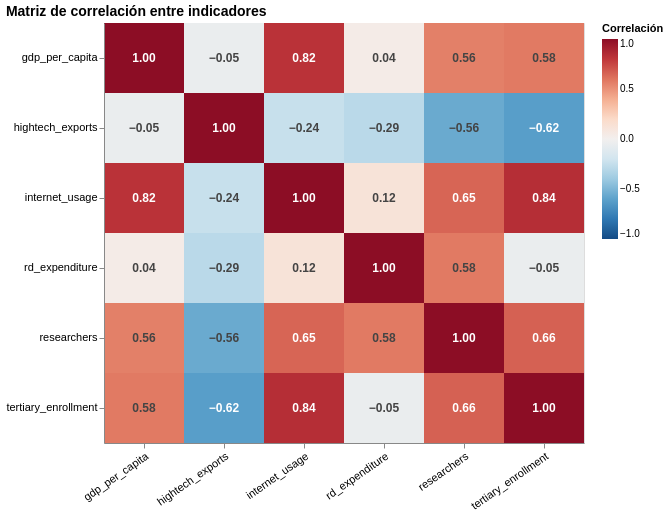

The code cell stored with this chart in its notebook:
### Markdown cell above
## 20. Matriz de Correlación y Heatmap

### Code cell
# --- 1. Tomar el valor más reciente por país e indicador ---
df_latest = (
    df_case[["REF_AREA", "indicator_name", "OBS_VALUE", "TIME_PERIOD"]]
    .dropna(subset=["OBS_VALUE"])
    .sort_values("TIME_PERIOD", ascending=False)
    .drop_duplicates(subset=["REF_AREA", "indicator_name"])
)

# --- 2. Pivot: filas = países, columnas = indicadores ---
df_pivot = (
    df_latest
    .pivot(index="REF_AREA", columns="indicator_name", values="OBS_VALUE")
    .dropna() # solo países con todos los indicadores disponibles
)

# --- 3. Matriz de correlación ---
df_corr = df_pivot.corr(method="pearson").round(2)

# --- 4. Pasar a formato largo para Altair ---
df_corr_long = (
    df_corr
    .reset_index()
    .melt(id_vars="indicator_name", var_name="indicator_name_2", value_name="correlation")
)

# --- 5. Heatmap ---
base = alt.Chart(df_corr_long).encode(
    x=alt.X("indicator_name:N",   title=None, axis=alt.Axis(labelAngle=-35)),
    y=alt.Y("indicator_name_2:N", title=None),
)

heatmap = base.mark_rect().encode(
    color=alt.Color(
        "correlation:Q",
        scale=alt.Scale(domain=[-1, 0, 1], scheme="redblue", reverse=True),
        title="Correlación"
    ),
    tooltip=[
        alt.Tooltip("indicator_name:N",   title="Indicador X"),
        alt.Tooltip("indicator_name_2:N", title="Indicador Y"),
        alt.Tooltip("correlation:Q",      title="Correlación", format=".2f"),
    ]
)

text = base.mark_text(fontSize=12, fontWeight="bold").encode(
    text=alt.Text("correlation:Q", format=".2f"),
    color=alt.condition(
        "abs(datum.correlation) > 0.6",
        alt.value("white"),
        alt.value("#444444")
    )
)

chart_corr = (
    (heatmap + text)
    .properties(
        title="Matriz de correlación entre indicadores",
        width=480,
        height=420
    )
    .configure_axis(labelFontSize=11)
    .configure_title(fontSize=14, anchor="start")
)

display(chart_corr)

### Figure 1 — Vega-Lite specification as saved in the notebook (floating-point values rounded to 4 significant figures)
{"config": {"view": {"continuousWidth": 300, "continuousHeight": 300}, "axis": {"labelFontSize": 11}, "title": {"anchor": "start", "fontSize": 14}}, "layer": [{"mark": {"type": "rect"}, "encoding": {"color": {"field": "correlation", "scale": {"domain": [-1, 0, 1], "reverse": true, "scheme": "redblue"}, "title": "Correlación", "type": "quantitative"}, "tooltip": [{"field": "indicator_name", "title": "Indicador X", "type": "nominal"}, {"field": "indicator_name_2", "title": "Indicador Y", "type": "nominal"}, {"field": "correlation", "format": ".2f", "title": "Correlación", "type": "quantitative"}], "x": {"axis": {"labelAngle": -35}, "field": "indicator_name", "title": null, "type": "nominal"}, "y": {"field": "indicator_name_2", "title": null, "type": "nominal"}}}, {"mark": {"type": "text", "fontSize": 12, "fontWeight": "bold"}, "encoding": {"color": {"condition": {"test": "abs(datum.correlation) > 0.6", "value": "white"}, "value": "#444444"}, "text": {"field": "correlation", "format": ".2f", "type": "quantitative"}, "x": {"axis": {"labelAngle": -35}, "field": "indicator_name", "title": null, "type": "nominal"}, "y": {"field": "indicator_name_2", "title": null, "type": "nominal"}}}], "data": {"name": "data-2069ff2ae693c67be43d24b3d8810b89"}, "height": 420, "title": "Matriz de correlación entre indicadores", "width": 480, "$schema": "https://vega.github.io/schema/vega-lite/v5.20.1.json", "datasets": {"data-2069ff2ae693c67be43d24b3d8810b89": [{"indicator_name": "gdp_per_capita", "indicator_name_2": "gdp_per_capita", "correlation": 1.0}, {"indicator_name": "hightech_exports", "indicator_name_2": "gdp_per_capita", "correlation": -0.05}, {"indicator_name": "internet_usage", "indicator_name_2": "gdp_per_capita", "correlation": 0.82}, {"indicator_name": "rd_expenditure", "indicator_name_2": "gdp_per_capita", "correlation": 0.04}, {"indicator_name": "researchers", "indicator_name_2": "gdp_per_capita", "correlation": 0.56}, {"indicator_name": "tertiary_enrollment", "indicator_name_2": "gdp_per_capita", "correlation": 0.58}, {"indicator_name": "gdp_per_capita", "indicator_name_2": "hightech_exports", "correlation": -0.05}, {"indicator_name": "hightech_exports", "indicator_name_2": "hightech_exports", "correlation": 1.0}, {"indicator_name": "internet_usage", "indicator_name_2": "hightech_exports", "correlation": -0.24}, {"indicator_name": "rd_expenditure", "indicator_name_2": "hightech_exports", "correlation": -0.29}, {"indicator_name": "researchers", "indicator_name_2": "hightech_exports", "correlation": -0.56}, {"indicator_name": "tertiary_enrollment", "indicator_name_2": "hightech_exports", "correlation": -0.62}, {"indicator_name": "gdp_per_capita", "indicator_name_2": "internet_usage", "correlation": 0.82}, {"indicator_name": "hightech_exports", "indicator_name_2": "internet_usage", "correlation": -0.24}, {"indicator_name": "internet_usage", "indicator_name_2": "internet_usage", "correlation": 1.0}, {"indicator_name": "rd_expenditure", "indicator_name_2": "internet_usage", "correlation": 0.12}, {"indicator_name": "researchers", "indicator_name_2": "internet_usage", "correlation": 0.65}, {"indicator_name": "tertiary_enrollment", "indicator_name_2": "internet_usage", "correlation": 0.84}, {"indicator_name": "gdp_per_capita", "indicator_name_2": "rd_expenditure", "correlation": 0.04}, {"indicator_name": "hightech_exports", "indicator_name_2": "rd_expenditure", "correlation": -0.29}, {"indicator_name": "internet_usage", "indicator_name_2": "rd_expenditure", "correlation": 0.12}, {"indicator_name": "rd_expenditure", "indicator_name_2": "rd_expenditure", "correlation": 1.0}, {"indicator_name": "researchers", "indicator_name_2": "rd_expenditure", "correlation": 0.58}, {"indicator_name": "tertiary_enrollment", "indicator_name_2": "rd_expenditure", "correlation": -0.05}, {"indicator_name": "gdp_per_capita", "indicator_name_2": "researchers", "correlation": 0.56}, {"indicator_name": "hightech_exports", "indicator_name_2": "researchers", "correlation": -0.56}, {"indicator_name": "internet_usage", "indicator_name_2": "researchers", "correlation": 0.65}, {"indicator_name": "rd_expenditure", "indicator_name_2": "researchers", "correlation": 0.58}, {"indicator_name": "researchers", "indicator_name_2": "researchers", "correlation": 1.0}, {"indicator_name": "tertiary_enrollment", "indicator_name_2": "researchers", "correlation": 0.66}, {"indicator_name": "gdp_per_capita", "indicator_name_2": "tertiary_enrollment", "correlation": 0.58}, {"indicator_name": "hightech_exports", "indicator_name_2": "tertiary_enrollment", "correlation": -0.62}, {"indicator_name": "internet_usage", "indicator_name_2": "tertiary_enrollment", "correlation": 0.84}, {"indicator_name": "rd_expenditure", "indicator_name_2": "tertiary_enrollment", "correlation": -0.05}, {"indicator_name": "researchers", "indicator_name_2": "tertiary_enrollment", "correlation": 0.66}, {"indicator_name": "tertiary_enrollment", "indicator_name_2": "tertiary_enrollment", "correlation": 1.0}]}}
